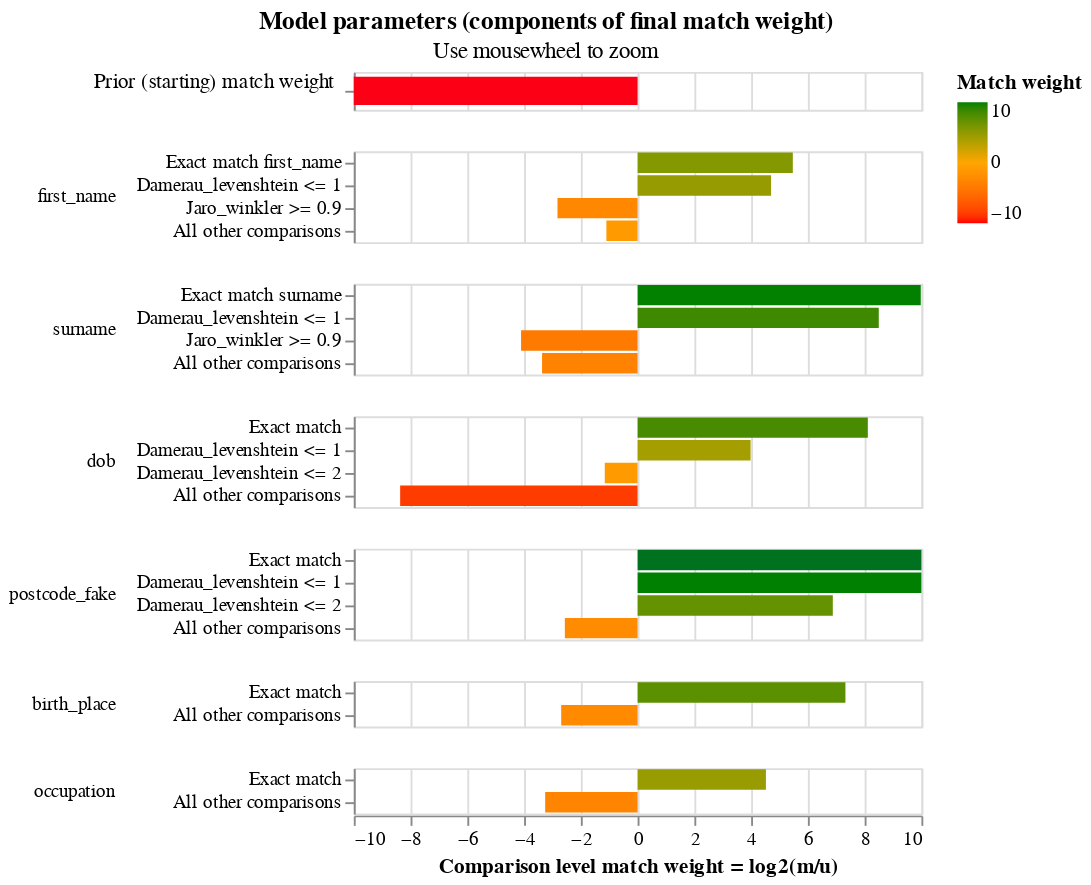

Notebook code for this chart:
### Markdown cell above
The final match weights can be viewed in the match weights chart:

### Code cell
linker.match_weights_chart()

### Figure 1 — Vega-Lite specification as saved in the notebook (floating-point values rounded to 4 significant figures)
{"$schema": "https://vega.github.io/schema/vega-lite/v5.9.3.json", "config": {"header": {"title": null}, "mark": {"tooltip": null}, "title": {"anchor": "middle"}, "view": {"continuousHeight": 300, "continuousWidth": 300, "discreteHeight": 60, "discreteWidth": 400}}, "data": {"name": "data-fae0e3e09e32007d4fdeca19f57df681"}, "datasets": {"data-fae0e3e09e32007d4fdeca19f57df681": [{"bayes_factor": 0.0001358, "bayes_factor_description": "The probability that two random records drawn at random match is 0.000 or one in  7,362.3 records.This is equivalent to a starting match weight of -12.846.", "comparison_name": "probability_two_random_records_match", "comparison_sort_order": -1, "comparison_vector_value": 0, "has_tf_adjustments": false, "is_null_level": false, "label_for_charts": "", "log2_bayes_factor": -12.85, "m_probability": null, "m_probability_description": null, "max_comparison_vector_value": 0, "probability_two_random_records_match": 0.0001358, "sql_condition": null, "tf_adjustment_column": null, "tf_adjustment_weight": null, "u_probability": null, "u_probability_description": null}, {"bayes_factor": 44.3, "bayes_factor_description": "If comparison level is `exact match first_name` then comparison is 44.30 times more likely to be a match", "comparison_name": "first_name", "comparison_sort_order": 0, "comparison_vector_value": 3, "has_tf_adjustments": true, "is_null_level": false, "label_for_charts": "Exact match first_name", "log2_bayes_factor": 5.469, "m_probability": 0.5521, "m_probability_description": "Amongst matching record comparisons, 55.21% of records are in the exact match first_name comparison level", "max_comparison_vector_value": 3, "probability_two_random_records_match": 0.0001358, "sql_condition": "\"first_name_l\" = \"first_name_r\"", "tf_adjustment_column": "first_name", "tf_adjustment_weight": 1, "u_probability": 0.01246, "u_probability_description": "Amongst non-matching record comparisons, 1.25% of records are in the exact match first_name comparison level"}, {"bayes_factor": 26.05, "bayes_factor_description": "If comparison level is `damerau_levenshtein <= 1` then comparison is 26.05 times more likely to be a match", "comparison_name": "first_name", "comparison_sort_order": 0, "comparison_vector_value": 2, "has_tf_adjustments": false, "is_null_level": false, "label_for_charts": "Damerau_levenshtein <= 1", "log2_bayes_factor": 4.703, "m_probability": 0.08654, "m_probability_description": "Amongst matching record comparisons, 8.65% of records are in the damerau_levenshtein <= 1 comparison level", "max_comparison_vector_value": 3, "probability_two_random_records_match": 0.0001358, "sql_condition": "damerau_levenshtein(\"first_name_l\", \"first_name_r\") <= 1", "tf_adjustment_column": null, "tf_adjustment_weight": 1, "u_probability": 0.003322, "u_probability_description": "Amongst non-matching record comparisons, 0.33% of records are in the damerau_levenshtein <= 1 comparison level"}, {"bayes_factor": 0.1413, "bayes_factor_description": "If comparison level is `jaro_winkler >= 0.9` then comparison is  7.08 times less likely to be a match", "comparison_name": "first_name", "comparison_sort_order": 0, "comparison_vector_value": 1, "has_tf_adjustments": false, "is_null_level": false, "label_for_charts": "Jaro_winkler >= 0.9", "log2_bayes_factor": -2.824, "m_probability": 0.04246, "m_probability_description": "Amongst matching record comparisons, 4.25% of records are in the jaro_winkler >= 0.9 comparison level", "max_comparison_vector_value": 3, "probability_two_random_records_match": 0.0001358, "sql_condition": "jaro_winkler(\"first_name_l\", \"first_name_r\") >= 0.9", "tf_adjustment_column": null, "tf_adjustment_weight": 1, "u_probability": 0.3006, "u_probability_description": "Amongst non-matching record comparisons, 30.06% of records are in the jaro_winkler >= 0.9 comparison level"}, {"bayes_factor": 0.4665, "bayes_factor_description": "If comparison level is `all other comparisons` then comparison is  2.14 times less likely to be a match", "comparison_name": "first_name", "comparison_sort_order": 0, "comparison_vector_value": 0, "has_tf_adjustments": false, "is_null_level": false, "label_for_charts": "All other comparisons", "log2_bayes_factor": -1.1, "m_probability": 0.3189, "m_probability_description": "Amongst matching record comparisons, 31.89% of records are in the all other comparisons comparison level", "max_comparison_vector_value": 3, "probability_two_random_records_match": 0.0001358, "sql_condition": "ELSE", "tf_adjustment_column": null, "tf_adjustment_weight": 1, "u_probability": 0.6836, "u_probability_description": "Amongst non-matching record comparisons, 68.36% of records are in the all other comparisons comparison level"}, {"bayes_factor": 1008.0, "bayes_factor_description": "If comparison level is `exact match surname` then comparison is 1,008.03 times more likely to be a match", "comparison_name": "surname", "comparison_sort_order": 1, "comparison_vector_value": 3, "has_tf_adjustments": true, "is_null_level": false, "label_for_charts": "Exact match surname", "log2_bayes_factor": 9.977, "m_probability": 0.782, "m_probability_description": "Amongst matching record comparisons, 78.20% of records are in the exact match surname comparison level", "max_comparison_vector_value": 3, "probability_two_random_records_match": 0.0001358, "sql_condition": "\"surname_l\" = \"surname_r\"", "tf_adjustment_column": "surname", "tf_adjustment_weight": 1, "u_probability": 0.0007758, "u_probability_description": "Amongst non-matching record comparisons, 0.08% of records are in the exact match surname comparison level"}, {"bayes_factor": 361.5, "bayes_factor_description": "If comparison level is `damerau_levenshtein <= 1` then comparison is 361.52 times more likely to be a match", "comparison_name": "surname", "comparison_sort_order": 1, "comparison_vector_value": 2, "has_tf_adjustments": false, "is_null_level": false, "label_for_charts": "Damerau_levenshtein <= 1", "log2_bayes_factor": 8.498, "m_probability": 0.1291, "m_probability_description": "Amongst matching record comparisons, 12.91% of records are in the damerau_levenshtein <= 1 comparison level", "max_comparison_vector_value": 3, "probability_two_random_records_match": 0.0001358, "sql_condition": "damerau_levenshtein(\"surname_l\", \"surname_r\") <= 1", "tf_adjustment_column": null, "tf_adjustment_weight": 1, "u_probability": 0.0003572, "u_probability_description": "Amongst non-matching record comparisons, 0.04% of records are in the damerau_levenshtein <= 1 comparison level"}, {"bayes_factor": 0.05806, "bayes_factor_description": "If comparison level is `jaro_winkler >= 0.9` then comparison is  17.22 times less likely to be a match", "comparison_name": "surname", "comparison_sort_order": 1, "comparison_vector_value": 1, "has_tf_adjustments": false, "is_null_level": false, "label_for_charts": "Jaro_winkler >= 0.9", "log2_bayes_factor": -4.106, "m_probability": 0.01185, "m_probability_description": "Amongst matching record comparisons, 1.18% of records are in the jaro_winkler >= 0.9 comparison level", "max_comparison_vector_value": 3, "probability_two_random_records_match": 0.0001358, "sql_condition": "jaro_winkler(\"surname_l\", \"surname_r\") >= 0.9", "tf_adjustment_column": null, "tf_adjustment_weight": 1, "u_probability": 0.204, "u_probability_description": "Amongst non-matching record comparisons, 20.40% of records are in the jaro_winkler >= 0.9 comparison level"}, {"bayes_factor": 0.09693, "bayes_factor_description": "If comparison level is `all other comparisons` then comparison is  10.32 times less likely to be a match", "comparison_name": "surname", "comparison_sort_order": 1, "comparison_vector_value": 0, "has_tf_adjustments": false, "is_null_level": false, "label_for_charts": "All other comparisons", "log2_bayes_factor": -3.367, "m_probability": 0.07705, "m_probability_description": "Amongst matching record comparisons, 7.70% of records are in the all other comparisons comparison level", "max_comparison_vector_value": 3, "probability_two_random_records_match": 0.0001358, "sql_condition": "ELSE", "tf_adjustment_column": null, "tf_adjustment_weight": 1, "u_probability": 0.7948, "u_probability_description": "Amongst non-matching record comparisons, 79.48% of records are in the all other comparisons comparison level"}, {"bayes_factor": 276.7, "bayes_factor_description": "If comparison level is `exact match` then comparison is 276.70 times more likely to be a match", "comparison_name": "dob", "comparison_sort_order": 2, "comparison_vector_value": 3, "has_tf_adjustments": true, "is_null_level": false, "label_for_charts": "Exact match", "log2_bayes_factor": 8.112, "m_probability": 0.6189, "m_probability_description": "Amongst matching record comparisons, 61.89% of records are in the exact match comparison level", "max_comparison_vector_value": 3, "probability_two_random_records_match": 0.0001358, "sql_condition": "\"dob_l\" = \"dob_r\"", "tf_adjustment_column": "dob", "tf_adjustment_weight": 1, "u_probability": 0.002237, "u_probability_description": "Amongst non-matching record comparisons, 0.22% of records are in the exact match comparison level"}, {"bayes_factor": 15.8, "bayes_factor_description": "If comparison level is `damerau_levenshtein <= 1` then comparison is 15.80 times more likely to be a match", "comparison_name": "dob", "comparison_sort_order": 2, "comparison_vector_value": 2, "has_tf_adjustments": false, "is_null_level": false, "label_for_charts": "Damerau_levenshtein <= 1", "log2_bayes_factor": 3.982, "m_probability": 0.3416, "m_probability_description": "Amongst matching record comparisons, 34.16% of records are in the damerau_levenshtein <= 1 comparison level", "max_comparison_vector_value": 3, "probability_two_random_records_match": 0.0001358, "sql_condition": "damerau_levenshtein(\"dob_l\", \"dob_r\") <= 1", "tf_adjustment_column": null, "tf_adjustment_weight": 1, "u_probability": 0.02162, "u_probability_description": "Amongst non-matching record comparisons, 2.16% of records are in the damerau_levenshtein <= 1 comparison level"}, {"bayes_factor": 0.4485, "bayes_factor_description": "If comparison level is `damerau_levenshtein <= 2` then comparison is  2.23 times less likely to be a match", "comparison_name": "dob", "comparison_sort_order": 2, "comparison_vector_value": 1, "has_tf_adjustments": false, "is_null_level": false, "label_for_charts": "Damerau_levenshtein <= 2", "log2_bayes_factor": -1.157, "m_probability": 0.03682, "m_probability_description": "Amongst matching record comparisons, 3.68% of records are in the damerau_levenshtein <= 2 comparison level", "max_comparison_vector_value": 3, "probability_two_random_records_match": 0.0001358, "sql_condition": "damerau_levenshtein(\"dob_l\", \"dob_r\") <= 2", "tf_adjustment_column": null, "tf_adjustment_weight": 1, "u_probability": 0.0821, "u_probability_description": "Amongst non-matching record comparisons, 8.21% of records are in the damerau_levenshtein <= 2 comparison level"}, {"bayes_factor": 0.003029, "bayes_factor_description": "If comparison level is `all other comparisons` then comparison is  330.15 times less likely to be a match", "comparison_name": "dob", "comparison_sort_order": 2, "comparison_vector_value": 0, "has_tf_adjustments": false, "is_null_level": false, "label_for_charts": "All other comparisons", "log2_bayes_factor": -8.367, "m_probability": 0.002708, "m_probability_description": "Amongst matching record comparisons, 0.27% of records are in the all other comparisons comparison level", "max_comparison_vector_value": 3, "probability_two_random_records_match": 0.0001358, "sql_condition": "ELSE", "tf_adjustment_column": null, "tf_adjustment_weight": 1, "u_probability": 0.894, "u_probability_description": "Amongst non-matching record comparisons, 89.40% of records are in the all other comparisons comparison level"}, {"bayes_factor": 4810.0, "bayes_factor_description": "If comparison level is `exact match` then comparison is 4,810.14 times more likely to be a match", "comparison_name": "postcode_fake", "comparison_sort_order": 3, "comparison_vector_value": 3, "has_tf_adjustments": false, "is_null_level": false, "label_for_charts": "Exact match", "log2_bayes_factor": 12.23, "m_probability": 0.6882, "m_probability_description": "Amongst matching record comparisons, 68.82% of records are in the exact match comparison level", "max_comparison_vector_value": 3, "probability_two_random_records_match": 0.0001358, "sql_condition": "\"postcode_fake_l\" = \"postcode_fake_r\"", "tf_adjustment_column": null, "tf_adjustment_weight": 1, "u_probability": 0.0001431, "u_probability_description": "Amongst non-matching record comparisons, 0.01% of records are in the exact match comparison level"}, {"bayes_factor": 1036.0, "bayes_factor_description": "If comparison level is `damerau_levenshtein <= 1` then comparison is 1,036.03 times more likely to be a match", "comparison_name": "postcode_fake", "comparison_sort_order": 3, "comparison_vector_value": 2, "has_tf_adjustments": false, "is_null_level": false, "label_for_charts": "Damerau_levenshtein <= 1", "log2_bayes_factor": 10.02, "m_probability": 0.08658, "m_probability_description": "Amongst matching record comparisons, 8.66% of records are in the damerau_levenshtein <= 1 comparison level", "max_comparison_vector_value": 3, "probability_two_random_records_match": 0.0001358, "sql_condition": "damerau_levenshtein(\"postcode_fake_l\", \"postcode_fake_r\") <= 1", "tf_adjustment_column": null, "tf_adjustment_weight": 1, "u_probability": 8.357e-05, "u_probability_description": "Amongst non-matching record comparisons, 0.01% of records are in the damerau_levenshtein <= 1 comparison level"}, {"bayes_factor": 117.6, "bayes_factor_description": "If comparison level is `damerau_levenshtein <= 2` then comparison is 117.62 times more likely to be a match", "comparison_name": "postcode_fake", "comparison_sort_order": 3, "comparison_vector_value": 1, "has_tf_adjustments": false, "is_null_level": false, "label_for_charts": "Damerau_levenshtein <= 2", "log2_bayes_factor": 6.878, "m_probability": 0.05623, "m_probability_description": "Amongst matching record comparisons, 5.62% of records are in the damerau_levenshtein <= 2 comparison level", "max_comparison_vector_value": 3, "probability_two_random_records_match": 0.0001358, "sql_condition": "damerau_levenshtein(\"postcode_fake_l\", \"postcode_fake_r\") <= 2", "tf_adjustment_column": null, "tf_adjustment_weight": 1, "u_probability": 0.000478, "u_probability_description": "Amongst non-matching record comparisons, 0.05% of records are in the damerau_levenshtein <= 2 comparison level"}, {"bayes_factor": 0.1691, "bayes_factor_description": "If comparison level is `all other comparisons` then comparison is  5.91 times less likely to be a match", "comparison_name": "postcode_fake", "comparison_sort_order": 3, "comparison_vector_value": 0, "has_tf_adjustments": false, "is_null_level": false, "label_for_charts": "All other comparisons", "log2_bayes_factor": -2.564, "m_probability": 0.169, "m_probability_description": "Amongst matching record comparisons, 16.90% of records are in the all other comparisons comparison level", "max_comparison_vector_value": 3, "probability_two_random_records_match": 0.0001358, "sql_condition": "ELSE", "tf_adjustment_column": null, "tf_adjustment_weight": 1, "u_probability": 0.9993, "u_probability_description": "Amongst non-matching record comparisons, 99.93% of records are in the all other comparisons comparison level"}, {"bayes_factor": 160.1, "bayes_factor_description": "If comparison level is `exact match` then comparison is 160.10 times more likely to be a match", "comparison_name": "birth_place", "comparison_sort_order": 4, "comparison_vector_value": 1, "has_tf_adjustments": true, "is_null_level": false, "label_for_charts": "Exact match", "log2_bayes_factor": 7.323, "m_probability": 0.8461, "m_probability_description": "Amongst matching record comparisons, 84.61% of records are in the exact match comparison level", "max_comparison_vector_value": 1, "probability_two_random_records_match": 0.0001358, "sql_condition": "\"birth_place_l\" = \"birth_place_r\"", "tf_adjustment_column": "birth_place", "tf_adjustment_weight": 1, "u_probability": 0.005285, "u_probability_description": "Amongst non-matching record comparisons, 0.53% of records are in the exact match comparison level"}, {"bayes_factor": 0.1547, "bayes_factor_description": "If comparison level is `all other comparisons` then comparison is  6.46 times less likely to be a match", "comparison_name": "birth_place", "comparison_sort_order": 4, "comparison_vector_value": 0, "has_tf_adjustments": false, "is_null_level": false, "label_for_charts": "All other comparisons", "log2_bayes_factor": -2.692, "m_probability": 0.1539, "m_probability_description": "Amongst matching record comparisons, 15.39% of records are in the all other comparisons comparison level", "max_comparison_vector_value": 1, "probability_two_random_records_match": 0.0001358, "sql_condition": "ELSE", "tf_adjustment_column": null, "tf_adjustment_weight": 1, "u_probability": 0.9947, "u_probability_description": "Amongst non-matching record comparisons, 99.47% of records are in the all other comparisons comparison level"}, {"bayes_factor": 22.96, "bayes_factor_description": "If comparison level is `exact match` then comparison is 22.96 times more likely to be a match", "comparison_name": "occupation", "comparison_sort_order": 5, "comparison_vector_value": 1, "has_tf_adjustments": true, "is_null_level": false, "label_for_charts": "Exact match", "log2_bayes_factor": 4.521, "m_probability": 0.8995, "m_probability_description": "Amongst matching record comparisons, 89.95% of records are in the exact match comparison level", "max_comparison_vector_value": 1, "probability_two_random_records_match": 0.0001358, "sql_condition": "\"occupation_l\" = \"occupation_r\"", "tf_adjustment_column": "occupation", "tf_adjustment_weight": 1, "u_probability": 0.03917, "u_probability_description": "Amongst non-matching record comparisons, 3.92% of records are in the exact match comparison level"}, {"bayes_factor": 0.1046, "bayes_factor_description": "If comparison level is `all other comparisons` then comparison is  9.56 times less likely to be a match", "comparison_name": "occupation", "comparison_sort_order": 5, "comparison_vector_value": 0, "has_tf_adjustments": false, "is_null_level": false, "label_for_charts": "All other comparisons", "log2_bayes_factor": -3.257, "m_probability": 0.1005, "m_probability_description": "Amongst matching record comparisons, 10.05% of records are in the all other comparisons comparison level", "max_comparison_vector_value": 1, "probability_two_random_records_match": 0.0001358, "sql_condition": "ELSE", "tf_adjustment_column": null, "tf_adjustment_weight": 1, "u_probability": 0.9608, "u_probability_description": "Amongst non-matching record comparisons, 96.08% of records are in the all other comparisons comparison level"}]}, "params": [{"bind": "scales", "name": "mouse_zoom", "select": {"encodings": ["x"], "type": "interval"}, "views": []}], "resolve": {"axis": {"y": "independent"}, "scale": {"y": "independent"}}, "title": {"subtitle": "Use mousewheel to zoom", "text": "Model parameters (components of final match weight)"}, "vconcat": [{"encoding": {"color": {"field": "log2_bayes_factor", "scale": {"domain": [-10, 0, 10], "range": ["red", "orange", "green"]}, "title": "Match weight", "type": "quantitative"}, "tooltip": [{"field": "comparison_name", "title": "Comparison name", "type": "nominal"}, {"field": "probability_two_random_records_match", "format": ".4f", "title": "Probability two random records match", "type": "nominal"}, {"field": "log2_bayes_factor", "format": ",.4f", "title": "Equivalent match weight", "type": "quantitative"}, {"field": "bayes_factor_description", "title": "Match weight description", "type": "nominal"}], "x": {"axis": {"domain": false, "labels": false, "ticks": false, "title": ""}, "field": "log2_bayes_factor", "scale": {"domain": [-10, 10]}, "type": "quantitative"}, "y": {"axis": {"title": "Prior (starting) match weight", "titleAlign": "right", "titleAngle": 0, "titleFontWeight": "normal"}, "field": "label_for_charts", "sort": {"field": "comparison_vector_value", "order": "descending"}, "type": "nominal"}}, "height": 20, "mark": {"clip": true, "height": 15, "type": "bar"}, "transform": [{"filter": "(datum.comparison_name == 'probability_two_random_records_match')"}]}, {"encoding": {"color": {"field": "log2_bayes_factor", "scale": {"domain": [-10, 0, 10], "range": ["red", "orange", "green"]}, "title": "Match weight", "type": "quantitative"}, "row": {"field": "comparison_name", "header": {"labelAlign": "left", "labelAnchor": "middle", "labelAngle": 0}, "sort": {"field": "comparison_sort_order"}, "type": "nominal"}, "tooltip": [{"field": "comparison_name", "title": "Comparison name", "type": "nominal"}, {"field": "label_for_charts", "title": "Label", "type": "ordinal"}, {"field": "sql_condition", "title": "SQL condition", "type": "nominal"}, {"field": "m_probability", "format": ".4f", "title": "M probability", "type": "quantitative"}, {"field": "u_probability", "format": ".4f", "title": "U probability", "type": "quantitative"}, {"field": "bayes_factor", "format": ",.4f", "title": "Bayes factor = m/u", "type": "quantitative"}, {"field": "log2_bayes_factor", "format": ",.4f", "title": "Match weight = log2(m/u)", "type": "quantitative"}, {"field": "bayes_factor_description", "title": "Match weight description", "type": "nominal"}], "x": {"axis": {"title": "Comparison level match weight = log2(m/u)"}, "field": "log2_bayes_factor", "scale": {"domain": [-10, 10]}, "type": "quantitative"}, "y": {"axis": {"title": null}, "field": "label_for_charts", "sort": {"field": "comparison_vector_value", "order": "descending"}, "type": "nominal"}}, "height": {"step": 12}, "mark": {"clip": true, "type": "bar"}, "resolve": {"axis": {"y": "independent"}, "scale": {"y": "independent"}}, "transform": [{"filter": "(datum.comparison_name != 'probability_two_random_records_match')"}]}]}
